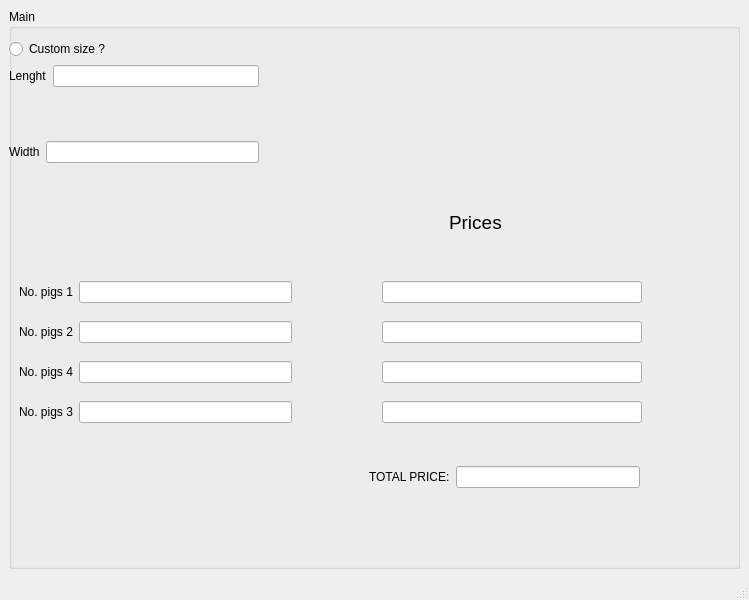
<?xml version="1.0" encoding="UTF-8"?>
<ui version="4.0">
 <class>LoginMenu</class>
 <widget class="QMainWindow" name="LoginMenu">
  <property name="geometry">
   <rect>
    <x>0</x>
    <y>0</y>
    <width>749</width>
    <height>600</height>
   </rect>
  </property>
  <property name="minimumSize">
   <size>
    <width>400</width>
    <height>500</height>
   </size>
  </property>
  <property name="windowTitle">
   <string>MainWindow</string>
  </property>
  <widget class="QWidget" name="centralwidget">
   <layout class="QGridLayout" name="gridLayout">
    <item row="0" column="0">
     <widget class="QGroupBox" name="groupBox">
      <property name="title">
       <string>Main</string>
      </property>
      <widget class="QLabel" name="label_16">
       <property name="geometry">
        <rect>
         <x>440</x>
         <y>200</y>
         <width>131</width>
         <height>26</height>
        </rect>
       </property>
       <property name="font">
        <font>
         <pointsize>14</pointsize>
        </font>
       </property>
       <property name="text">
        <string>Prices</string>
       </property>
      </widget>
      <widget class="QWidget" name="layoutWidget_5">
       <property name="geometry">
        <rect>
         <x>360</x>
         <y>450</y>
         <width>271</width>
         <height>36</height>
        </rect>
       </property>
       <layout class="QHBoxLayout" name="horizontalLayout_total_price">
        <item>
         <widget class="QLabel" name="label_17">
          <property name="text">
           <string>TOTAL PRICE:</string>
          </property>
         </widget>
        </item>
        <item>
         <widget class="QLineEdit" name="lineEdit_total_price"/>
        </item>
       </layout>
      </widget>
      <widget class="QLabel" name="label">
       <property name="geometry">
        <rect>
         <x>430</x>
         <y>50</y>
         <width>221</width>
         <height>111</height>
        </rect>
       </property>
       <property name="text">
        <string/>
       </property>
       <property name="pixmap">
        <pixmap resource="../resouces.qrc">:/assets/cute_pig_bun35.png</pixmap>
       </property>
      </widget>
      <widget class="QWidget" name="layoutWidget">
       <property name="geometry">
        <rect>
         <x>0</x>
         <y>30</y>
         <width>250</width>
         <height>124</height>
        </rect>
       </property>
       <layout class="QVBoxLayout" name="verticalLayout_Size_CORE">
        <item>
         <widget class="QRadioButton" name="radioButton">
          <property name="text">
           <string>Custom size ?</string>
          </property>
         </widget>
        </item>
        <item>
         <layout class="QVBoxLayout" name="verticalLayout_sizes">
          <item>
           <layout class="QFormLayout" name="formLayout">
            <item row="0" column="0">
             <widget class="QLabel" name="label_lenght">
              <property name="text">
               <string>Lenght</string>
              </property>
             </widget>
            </item>
            <item row="0" column="1">
             <widget class="QLineEdit" name="lineEdit_lenght"/>
            </item>
           </layout>
          </item>
          <item>
           <layout class="QHBoxLayout" name="horizontalLayout">
            <item>
             <widget class="QLabel" name="label_width">
              <property name="text">
               <string>Width</string>
              </property>
             </widget>
            </item>
            <item>
             <widget class="QLineEdit" name="lineEdit_width"/>
            </item>
           </layout>
          </item>
         </layout>
        </item>
       </layout>
      </widget>
      <widget class="QWidget" name="layoutWidget">
       <property name="geometry">
        <rect>
         <x>10</x>
         <y>260</y>
         <width>273</width>
         <height>170</height>
        </rect>
       </property>
       <layout class="QVBoxLayout" name="verticalLayout_Pigs_types">
        <item>
         <layout class="QHBoxLayout" name="horizontalLayout_pig1">
          <item>
           <widget class="QLabel" name="label_3">
            <property name="text">
             <string>No. pigs 1</string>
            </property>
           </widget>
          </item>
          <item>
           <widget class="QLineEdit" name="lineEdit_3"/>
          </item>
         </layout>
        </item>
        <item>
         <layout class="QHBoxLayout" name="horizontalLayout_pig2">
          <item>
           <widget class="QLabel" name="label_4">
            <property name="text">
             <string>No. pigs 2</string>
            </property>
           </widget>
          </item>
          <item>
           <widget class="QLineEdit" name="lineEdit_4"/>
          </item>
         </layout>
        </item>
        <item>
         <layout class="QHBoxLayout" name="horizontalLayout_pig3">
          <item>
           <widget class="QLabel" name="label_6">
            <property name="text">
             <string>No. pigs 4</string>
            </property>
           </widget>
          </item>
          <item>
           <widget class="QLineEdit" name="lineEdit_5"/>
          </item>
         </layout>
        </item>
        <item>
         <layout class="QHBoxLayout" name="horizontalLayout_pig4">
          <item>
           <widget class="QLabel" name="label_5">
            <property name="text">
             <string>No. pigs 3</string>
            </property>
           </widget>
          </item>
          <item>
           <widget class="QLineEdit" name="lineEdit_6"/>
          </item>
         </layout>
        </item>
       </layout>
      </widget>
      <widget class="QWidget" name="layoutWidget">
       <property name="geometry">
        <rect>
         <x>360</x>
         <y>260</y>
         <width>273</width>
         <height>170</height>
        </rect>
       </property>
       <layout class="QVBoxLayout" name="verticalLayout_pig_prices">
        <item>
         <layout class="QHBoxLayout" name="horizontalLayout_pig1_price">
          <item>
           <widget class="QLabel" name="label_7">
            <property name="text">
             <string/>
            </property>
           </widget>
          </item>
          <item>
           <widget class="QLineEdit" name="lineEdit_7"/>
          </item>
         </layout>
        </item>
        <item>
         <layout class="QHBoxLayout" name="horizontalLayout_pig2_price">
          <item>
           <widget class="QLabel" name="label_11">
            <property name="text">
             <string/>
            </property>
           </widget>
          </item>
          <item>
           <widget class="QLineEdit" name="lineEdit_11"/>
          </item>
         </layout>
        </item>
        <item>
         <layout class="QHBoxLayout" name="horizontalLayout_pig3_price">
          <item>
           <widget class="QLabel" name="label_14">
            <property name="text">
             <string/>
            </property>
           </widget>
          </item>
          <item>
           <widget class="QLineEdit" name="lineEdit_14"/>
          </item>
         </layout>
        </item>
        <item>
         <layout class="QHBoxLayout" name="horizontalLayout_pig4_price">
          <item>
           <widget class="QLabel" name="label_15">
            <property name="text">
             <string/>
            </property>
           </widget>
          </item>
          <item>
           <widget class="QLineEdit" name="lineEdit_15"/>
          </item>
         </layout>
        </item>
       </layout>
      </widget>
     </widget>
    </item>
   </layout>
  </widget>
  <widget class="QMenuBar" name="menubar">
   <property name="geometry">
    <rect>
     <x>0</x>
     <y>0</y>
     <width>749</width>
     <height>31</height>
    </rect>
   </property>
  </widget>
  <widget class="QStatusBar" name="statusbar"/>
 </widget>
 <resources>
  <include location="../resouces.qrc"/>
 </resources>
 <connections/>
</ui>
